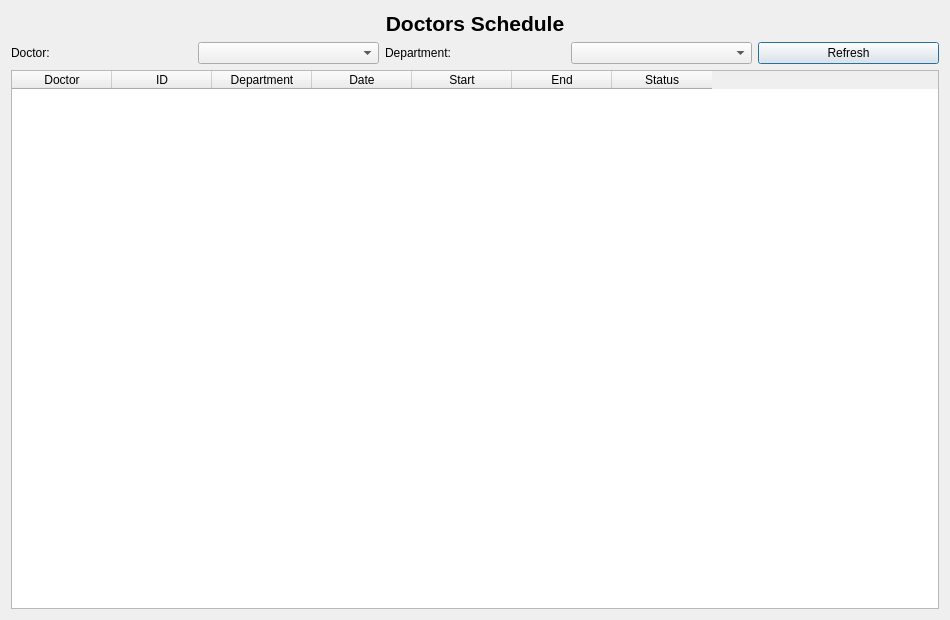
<?xml version="1.0" encoding="UTF-8"?>
<ui version="4.0">
 <class>ScheduleView</class>
 <widget class="QDialog" name="ScheduleView">
  <property name="geometry">
   <rect>
    <x>0</x>
    <y>0</y>
    <width>950</width>
    <height>620</height>
   </rect>
  </property>
  <property name="windowTitle">
   <string>View Schedule</string>
  </property>

  <layout class="QVBoxLayout" name="verticalLayout">

   <item>
    <widget class="QLabel" name="lblTitle">
     <property name="text">
      <string>Doctors Schedule</string>
     </property>
     <property name="alignment">
      <set>Qt::AlignCenter</set>
     </property>
     <property name="font">
      <font>
       <pointsize>16</pointsize>
       <bold>true</bold>
      </font>
     </property>
    </widget>
   </item>

   <item>
    <layout class="QHBoxLayout" name="filterLayout">

     <item>
      <widget class="QLabel" name="labelDoctor">
       <property name="text">
        <string>Doctor:</string>
       </property>
      </widget>
     </item>

     <item>
      <widget class="QComboBox" name="cmbDoctor"/>
     </item>

     <item>
      <widget class="QLabel" name="labelDepartment">
       <property name="text">
        <string>Department:</string>
       </property>
      </widget>
     </item>

     <item>
      <widget class="QComboBox" name="cmbDepartment"/>
     </item>

     <item>
      <widget class="QPushButton" name="btnRefresh">
       <property name="text">
        <string>Refresh</string>
       </property>
      </widget>
     </item>

    </layout>
   </item>

   <item>
    <widget class="QTableWidget" name="tableSchedule">
     <column>
      <property name="text">
       <string>Doctor</string>
      </property>
     </column>
     <column>
      <property name="text">
       <string>ID</string>
      </property>
     </column>
     <column>
      <property name="text">
       <string>Department</string>
      </property>
     </column>
     <column>
      <property name="text">
       <string>Date</string>
      </property>
     </column>
     <column>
      <property name="text">
       <string>Start</string>
      </property>
     </column>
     <column>
      <property name="text">
       <string>End</string>
      </property>
     </column>
     <column>
      <property name="text">
       <string>Status</string>
      </property>
     </column>
    </widget>
   </item>

  </layout>
 </widget>
 <resources/>
 <connections/>
</ui>
